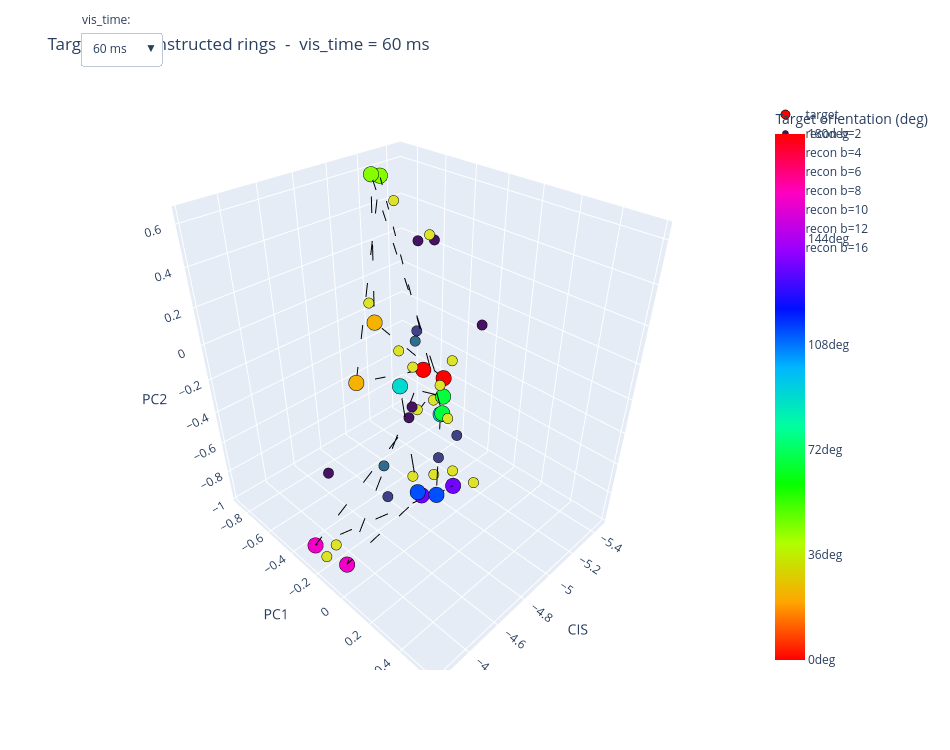

The notebook cell this image was saved under:
### Code cell
# Figure 2: target vs reconstructed rings, with a dropdown over vis_time.
# Coloring within a vis_time:
#   - target ring: HSV by orientation (same scheme as figure 1), dashed-black closing line
#   - each budget's recon ring: one solid color per budget, NO connecting line
# All reconstructed rings use the same marker size; only color encodes budget.
import plotly.graph_objects as go
import plotly.colors as pc

VIS_TIMES_FIG2 = VIS_TIMES_SWEEP
BUDGETS_FIG2   = BUDGETS_SWEEP
doubled        = (np.array(visual_orientation_degs) * 2) % 360

# One color per budget, sampled from viridis so budget order is meaningful.
BUDGET_COLORS = pc.sample_colorscale(
    'Viridis', np.linspace(0.05, 0.95, len(BUDGETS_FIG2))
)
RECON_MARKER_SIZE = 6

fig = go.Figure()
trace_groups = []  # one list of trace indices per vis_time

for vi, vis_time in enumerate(VIS_TIMES_FIG2):
    group = []

    # --- Target ring: dashed-black closing line + HSV-by-orientation markers ---
    tgt = target_responses[vis_time] @ proj  # (n_orient, 3)
    xs = np.concatenate([tgt[:, 0], tgt[:1, 0]])
    ys = np.concatenate([tgt[:, 1], tgt[:1, 1]])
    zs = np.concatenate([tgt[:, 2], tgt[:1, 2]])
    group.append(len(fig.data))
    fig.add_trace(go.Scatter3d(
        x=xs, y=ys, z=zs, mode='lines',
        line=dict(color='black', width=2, dash='dash'),
        showlegend=False, hoverinfo='skip',
    ))
    target_marker = dict(
        size=9, symbol='circle',
        color=doubled, colorscale='HSV', cmin=0, cmax=360,
        line=dict(color='black', width=0.8),
    )
    if vi == 0:
        target_marker['colorbar'] = dict(
            title='Target orientation (deg)',
            tickvals=np.arange(0, 361, 72),
            ticktext=[f'{int(v/2)}deg' for v in np.arange(0, 361, 72)],
        )
    group.append(len(fig.data))
    fig.add_trace(go.Scatter3d(
        x=tgt[:, 0], y=tgt[:, 1], z=tgt[:, 2],
        mode='markers', marker=target_marker,
        name='target',
        text=[f'{int(o)}deg | target' for o in visual_orientation_degs],
        hovertemplate='%{text}<extra></extra>',
        showlegend=True,
    ))

    # --- Reconstructed rings: markers only, one solid color per budget ---
    for bi, budget in enumerate(BUDGETS_FIG2):
        recon = recon_responses[(budget, vis_time)] @ proj
        group.append(len(fig.data))
        fig.add_trace(go.Scatter3d(
            x=recon[:, 0], y=recon[:, 1], z=recon[:, 2],
            mode='markers',
            marker=dict(
                size=RECON_MARKER_SIZE,
                color=BUDGET_COLORS[bi],
                line=dict(color='black', width=0.5),
            ),
            name=f'recon b={budget}',
            text=[f'{int(o)}deg | recon b={budget}' for o in visual_orientation_degs],
            hovertemplate='%{text}<extra></extra>',
            showlegend=True,
        ))

    trace_groups.append(group)

# Dropdown toggles which vis_time group is visible.
n_traces = len(fig.data)
buttons = []
for vi, vis_time in enumerate(VIS_TIMES_FIG2):
    visible = [False] * n_traces
    for idx in trace_groups[vi]:
        visible[idx] = True
    buttons.append(dict(
        label=f'{vis_time} ms', method='update',
        args=[{'visible': visible},
              {'title': f'Target vs reconstructed rings  -  vis_time = {vis_time} ms'}],
    ))

# Default: show the first vis_time only.
for ti in range(n_traces):
    fig.data[ti].visible = ti in trace_groups[0]

fig.update_layout(
    title=f'Target vs reconstructed rings  -  vis_time = {VIS_TIMES_FIG2[0]} ms',
    scene=dict(xaxis_title='CIS', yaxis_title='PC1', zaxis_title='PC2',
               aspectmode='data'),
    width=950, height=750,
    updatemenus=[dict(
        type='dropdown', x=0.0, y=1.12, xanchor='left', yanchor='top',
        showactive=True, buttons=buttons,
    )],
    annotations=[dict(
        x=0.0, y=1.16, xref='paper', yref='paper', xanchor='left',
        text='vis_time:', showarrow=False,
    )],
)
fig.show()
